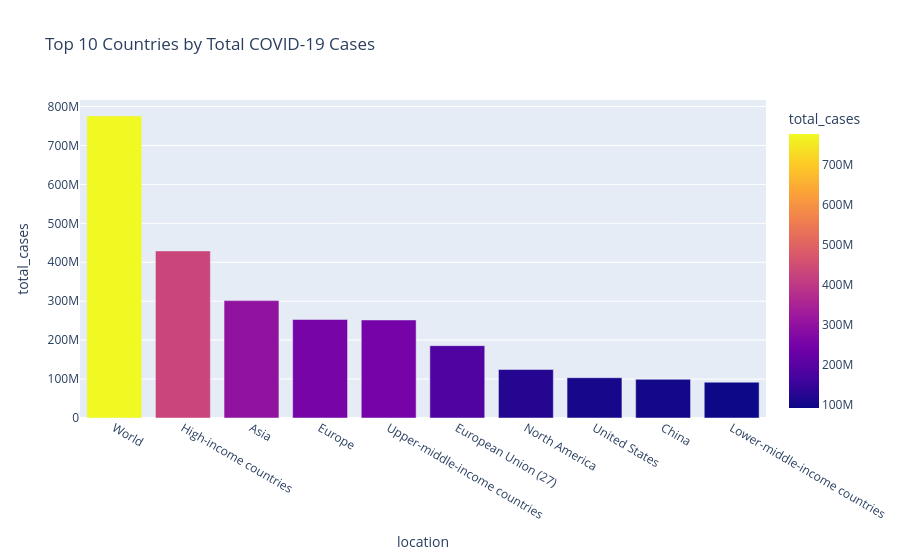

Here is the notebook cell this chart was saved with:
### Code cell
fig = px.bar(
    top10,
    x='location',
    y='total_cases',
    title='Top 10 Countries by Total COVID-19 Cases',
    color='total_cases'
)

fig.show()

### Figure 1 — Plotly figure (JSON) as saved in the notebook; plotly's stock layout.template omitted (floating-point values rounded to 4 significant figures)
{"data": [{"hovertemplate": "location=%{x}<br>total_cases=%{marker.color}<extra></extra>", "legendgroup": "", "marker": {"color": [775900000.0, 429000000.0, 301500000.0, 252900000.0, 251800000.0, 185800000.0, 124500000.0, 103400000.0, 99370000.0, 91950000.0], "coloraxis": "coloraxis", "pattern": {"shape": ""}}, "name": "", "orientation": "v", "showlegend": false, "textposition": "auto", "type": "bar", "x": ["World", "High-income countries", "Asia", "Europe", "Upper-middle-income countries", "European Union (27)", "North America", "United States", "China", "Lower-middle-income countries"], "xaxis": "x", "y": [775900000.0, 429000000.0, 301500000.0, 252900000.0, 251800000.0, 185800000.0, 124500000.0, 103400000.0, 99370000.0, 91950000.0], "yaxis": "y"}], "layout": {"barmode": "relative", "coloraxis": {"colorbar": {"title": {"text": "total_cases"}}, "colorscale": [[0, "#0d0887"], [0.1111, "#46039f"], [0.2222, "#7201a8"], [0.3333, "#9c179e"], [0.4444, "#bd3786"], [0.5556, "#d8576b"], [0.6667, "#ed7953"], [0.7778, "#fb9f3a"], [0.8889, "#fdca26"], [1, "#f0f921"]]}, "legend": {"tracegroupgap": 0}, "title": {"text": "Top 10 Countries by Total COVID-19 Cases"}, "xaxis": {"anchor": "y", "domain": [0, 1], "title": {"text": "location"}}, "yaxis": {"anchor": "x", "domain": [0, 1], "title": {"text": "total_cases"}}}}
